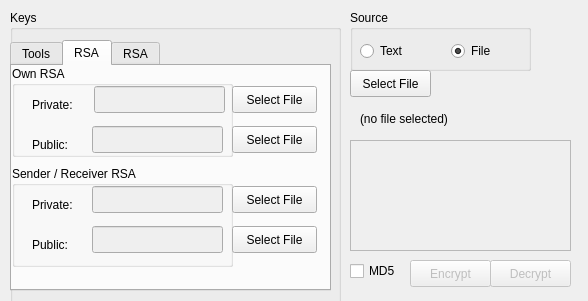
<?xml version="1.0" encoding="UTF-8"?>
<ui version="4.0">
 <author>Gert Pellin</author>
 <class>dialog</class>
 <widget class="QDialog" name="dialog">
  <property name="windowModality">
   <enum>Qt::NonModal</enum>
  </property>
  <property name="enabled">
   <bool>true</bool>
  </property>
  <property name="geometry">
   <rect>
    <x>0</x>
    <y>0</y>
    <width>588</width>
    <height>301</height>
   </rect>
  </property>
  <property name="windowTitle">
   <string>AvocadoCrypto</string>
  </property>
  <property name="windowIcon">
   <iconset>
    <normaloff>icon.png</normaloff>icon.png</iconset>
  </property>
  <property name="statusTip">
   <string/>
  </property>
  <property name="locale">
   <locale language="English" country="UnitedStates"/>
  </property>
  <widget class="QPushButton" name="button_decrypt">
   <property name="enabled">
    <bool>false</bool>
   </property>
   <property name="geometry">
    <rect>
     <x>490</x>
     <y>260</y>
     <width>81</width>
     <height>27</height>
    </rect>
   </property>
   <property name="text">
    <string>Decrypt</string>
   </property>
  </widget>
  <widget class="QPushButton" name="button_encrypt">
   <property name="enabled">
    <bool>false</bool>
   </property>
   <property name="geometry">
    <rect>
     <x>410</x>
     <y>260</y>
     <width>81</width>
     <height>27</height>
    </rect>
   </property>
   <property name="text">
    <string>Encrypt</string>
   </property>
  </widget>
  <widget class="QGroupBox" name="group_box_source">
   <property name="geometry">
    <rect>
     <x>350</x>
     <y>10</y>
     <width>181</width>
     <height>61</height>
    </rect>
   </property>
   <property name="title">
    <string>Source</string>
   </property>
   <widget class="QRadioButton" name="radio_button_text_source">
    <property name="geometry">
     <rect>
      <x>10</x>
      <y>30</y>
      <width>61</width>
      <height>22</height>
     </rect>
    </property>
    <property name="text">
     <string>Text</string>
    </property>
    <property name="checked">
     <bool>false</bool>
    </property>
   </widget>
   <widget class="QRadioButton" name="radio_button_file_source">
    <property name="geometry">
     <rect>
      <x>101</x>
      <y>30</y>
      <width>81</width>
      <height>22</height>
     </rect>
    </property>
    <property name="text">
     <string>File</string>
    </property>
    <property name="checked">
     <bool>true</bool>
    </property>
   </widget>
  </widget>
  <widget class="QGroupBox" name="group_box_keys">
   <property name="geometry">
    <rect>
     <x>10</x>
     <y>10</y>
     <width>331</width>
     <height>321</height>
    </rect>
   </property>
   <property name="title">
    <string>Keys</string>
   </property>
   <widget class="QTabWidget" name="tab_widget_keys">
    <property name="geometry">
     <rect>
      <x>0</x>
      <y>30</y>
      <width>321</width>
      <height>251</height>
     </rect>
    </property>
    <property name="currentIndex">
     <number>1</number>
    </property>
    <widget class="QWidget" name="tab_tools">
     <attribute name="title">
      <string>Tools</string>
     </attribute>
     <widget class="QPushButton" name="button_gen_keys">
      <property name="geometry">
       <rect>
        <x>10</x>
        <y>10</y>
        <width>191</width>
        <height>27</height>
       </rect>
      </property>
      <property name="text">
       <string>Generate all keys</string>
      </property>
     </widget>
     <widget class="QPushButton" name="button_gen_aes">
      <property name="geometry">
       <rect>
        <x>10</x>
        <y>50</y>
        <width>191</width>
        <height>27</height>
       </rect>
      </property>
      <property name="text">
       <string>Generate AES</string>
      </property>
     </widget>
     <widget class="QPushButton" name="button_gen_own_rsa">
      <property name="geometry">
       <rect>
        <x>10</x>
        <y>100</y>
        <width>191</width>
        <height>27</height>
       </rect>
      </property>
      <property name="text">
       <string>Generate own RSA</string>
      </property>
     </widget>
     <widget class="QPushButton" name="button_gen_rec_rsa">
      <property name="geometry">
       <rect>
        <x>10</x>
        <y>130</y>
        <width>191</width>
        <height>27</height>
       </rect>
      </property>
      <property name="text">
       <string>Generate Sender/Receiver RSA</string>
      </property>
     </widget>
     <widget class="QPushButton" name="button_switch_rsa">
      <property name="enabled">
       <bool>false</bool>
      </property>
      <property name="geometry">
       <rect>
        <x>10</x>
        <y>170</y>
        <width>191</width>
        <height>27</height>
       </rect>
      </property>
      <property name="text">
       <string>Switch own &lt;&gt; Sender/Receiver</string>
      </property>
     </widget>
    </widget>
    <widget class="QWidget" name="tab_rsa">
     <attribute name="title">
      <string>RSA</string>
     </attribute>
     <widget class="QGroupBox" name="group_box_own_rsa">
      <property name="geometry">
       <rect>
        <x>0</x>
        <y>0</y>
        <width>221</width>
        <height>91</height>
       </rect>
      </property>
      <property name="title">
       <string>Own RSA</string>
      </property>
      <widget class="QLineEdit" name="line_own_private">
       <property name="enabled">
        <bool>false</bool>
       </property>
       <property name="geometry">
        <rect>
         <x>82</x>
         <y>20</y>
         <width>131</width>
         <height>27</height>
        </rect>
       </property>
      </widget>
      <widget class="QLineEdit" name="line_own_public">
       <property name="enabled">
        <bool>false</bool>
       </property>
       <property name="geometry">
        <rect>
         <x>80</x>
         <y>60</y>
         <width>131</width>
         <height>27</height>
        </rect>
       </property>
      </widget>
      <widget class="QLabel" name="label_own_private">
       <property name="geometry">
        <rect>
         <x>20</x>
         <y>30</y>
         <width>56</width>
         <height>17</height>
        </rect>
       </property>
       <property name="text">
        <string>Private:</string>
       </property>
      </widget>
      <widget class="QLabel" name="label_own_public">
       <property name="geometry">
        <rect>
         <x>20</x>
         <y>70</y>
         <width>56</width>
         <height>17</height>
        </rect>
       </property>
       <property name="text">
        <string>Public:</string>
       </property>
      </widget>
     </widget>
     <widget class="QGroupBox" name="group_box_rec_rsa">
      <property name="geometry">
       <rect>
        <x>0</x>
        <y>100</y>
        <width>221</width>
        <height>101</height>
       </rect>
      </property>
      <property name="title">
       <string>Sender / Receiver RSA</string>
      </property>
      <widget class="QLineEdit" name="line_rec_private">
       <property name="enabled">
        <bool>false</bool>
       </property>
       <property name="geometry">
        <rect>
         <x>80</x>
         <y>20</y>
         <width>131</width>
         <height>27</height>
        </rect>
       </property>
      </widget>
      <widget class="QLabel" name="label_rec_private">
       <property name="geometry">
        <rect>
         <x>20</x>
         <y>30</y>
         <width>56</width>
         <height>17</height>
        </rect>
       </property>
       <property name="text">
        <string>Private:</string>
       </property>
      </widget>
      <widget class="QLabel" name="label_rec_public">
       <property name="geometry">
        <rect>
         <x>20</x>
         <y>70</y>
         <width>56</width>
         <height>17</height>
        </rect>
       </property>
       <property name="text">
        <string>Public:</string>
       </property>
      </widget>
      <widget class="QLineEdit" name="line_rec_public">
       <property name="enabled">
        <bool>false</bool>
       </property>
       <property name="geometry">
        <rect>
         <x>80</x>
         <y>60</y>
         <width>131</width>
         <height>27</height>
        </rect>
       </property>
      </widget>
     </widget>
     <widget class="QPushButton" name="button_select_own_private">
      <property name="geometry">
       <rect>
        <x>220</x>
        <y>20</y>
        <width>85</width>
        <height>27</height>
       </rect>
      </property>
      <property name="text">
       <string>Select File</string>
      </property>
     </widget>
     <widget class="QPushButton" name="button_select_own_public">
      <property name="geometry">
       <rect>
        <x>220</x>
        <y>60</y>
        <width>85</width>
        <height>27</height>
       </rect>
      </property>
      <property name="text">
       <string>Select File</string>
      </property>
     </widget>
     <widget class="QPushButton" name="button_select_rec_private">
      <property name="geometry">
       <rect>
        <x>220</x>
        <y>120</y>
        <width>85</width>
        <height>27</height>
       </rect>
      </property>
      <property name="text">
       <string>Select File</string>
      </property>
     </widget>
     <widget class="QPushButton" name="button_select_rec_public">
      <property name="geometry">
       <rect>
        <x>220</x>
        <y>160</y>
        <width>85</width>
        <height>27</height>
       </rect>
      </property>
      <property name="text">
       <string>Select File</string>
      </property>
     </widget>
    </widget>
    <widget class="QWidget" name="tab_aes">
     <attribute name="title">
      <string>RSA</string>
     </attribute>
     <widget class="QPushButton" name="button_load_aes">
      <property name="enabled">
       <bool>false</bool>
      </property>
      <property name="geometry">
       <rect>
        <x>10</x>
        <y>10</y>
        <width>161</width>
        <height>26</height>
       </rect>
      </property>
      <property name="text">
       <string>Load Encrypted AES</string>
      </property>
     </widget>
     <widget class="QPushButton" name="button_save_aes">
      <property name="enabled">
       <bool>false</bool>
      </property>
      <property name="geometry">
       <rect>
        <x>10</x>
        <y>50</y>
        <width>161</width>
        <height>26</height>
       </rect>
      </property>
      <property name="text">
       <string>Encrypt and save AES</string>
      </property>
     </widget>
    </widget>
   </widget>
  </widget>
  <widget class="QPlainTextEdit" name="plain_text_edit">
   <property name="enabled">
    <bool>false</bool>
   </property>
   <property name="geometry">
    <rect>
     <x>350</x>
     <y>140</y>
     <width>221</width>
     <height>111</height>
    </rect>
   </property>
  </widget>
  <widget class="QPushButton" name="button_file_select">
   <property name="geometry">
    <rect>
     <x>350</x>
     <y>70</y>
     <width>81</width>
     <height>27</height>
    </rect>
   </property>
   <property name="text">
    <string>Select File</string>
   </property>
  </widget>
  <widget class="QLabel" name="label_selected_file">
   <property name="geometry">
    <rect>
     <x>360</x>
     <y>110</y>
     <width>91</width>
     <height>17</height>
    </rect>
   </property>
   <property name="text">
    <string>(no file selected)</string>
   </property>
  </widget>
  <widget class="QCheckBox" name="check_box_md5">
   <property name="geometry">
    <rect>
     <x>350</x>
     <y>260</y>
     <width>51</width>
     <height>22</height>
    </rect>
   </property>
   <property name="text">
    <string>MD5</string>
   </property>
  </widget>
 </widget>
 <resources/>
 <connections/>
</ui>
